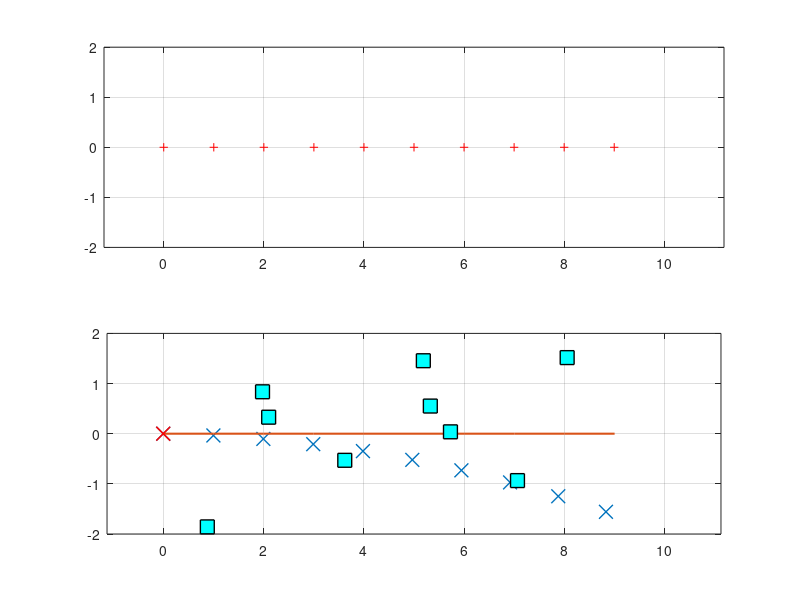

Write MATLAB code to recreate this figure. (Note: this script raises an error after producing the figure.)
clear all, close all;

x = [0:9;zeros(1,10)];

% noise of pdr
% x_pdr = x;          % no error case
h = -90;
step_length = 1;

x_pdr = zeros(2,10);
for i = 1:9
    h = h-2;
    x_pdr(1,i+1) = x_pdr(1,i) + step_length*(0*cosd(h) - 1*sind(h));
    x_pdr(2,i+1) = x_pdr(2,i) + step_length*(0*sind(h) + 1*cosd(h));    
end

% noise of wps
x_wps = x;
x_wps(1,:) = x_wps(1,:) + normrnd(0,1.5,1,10);
x_wps(2,:) = x_wps(2,:) + normrnd(0,1,1,10);
% x_wps = x_wps + normrnd(0,3,2,10);

c_loc   = [0;0]; 
c_head  = -90;
c_v     = [0;0];


delta = 0.05;
time = 0:delta:10;
for t = time
    % --    DRAW ALL ESTIMATION     --
    subplot(2,1,2)
    plot(x_pdr(1,:),x_pdr(2,:),'x','LineWidth', 1,'MarkerSize',10);
    hold on
    plot(x(1,:), x(2,:), '-','LineWidth',1.5)
    plot(x_wps(1,:),x_wps(2,:),'rs','LineWidth',1,...
                'MarkerEdgeColor','k',...
                'MarkerFaceColor','c',...
                'MarkerSize',10);
    hold off
    % --    CURRENT STATE UPDATE FROM PDR & WI-FI    --
    %       HEADING
    c_head = c_head - 0.2;
    %       VELOCITY
    if (floor(t) == t) && (floor(t)+1 <= time(end))
%         c_v = [abs(c_loc(1)-x_pdr(1,floor(t)+1)); 0];
        w1 = 1/1; w2 = 1/3;
        L = (w1*x_pdr(:,floor(t)+1) + w2*x_wps(:,floor(t)+1))/(w1+w2);
        c_v = (L - c_loc);
    end
    %       LOCATION
    c_loc = c_loc + delta*c_v;
    % --    DRAW NEXT STEP      --    
    if floor(t)+1 < time(end)
        hold on
        plot(x_wps(1,floor(t)+1),x_wps(2,floor(t)+1),'rs','LineWidth', 1, ...
            'MarkerEdgeColor','k','MarkerFaceColor','g','MarkerSize', 12);
        plot(x_pdr(1,floor(t)+1),x_pdr(2,floor(t)+1),'rx','LineWidth', 1.1,...
            'MarkerSize', 10);
        hold off
    else
        hold on
        plot(x_wps(1,end),x_wps(2,end),'rs','LineWidth', 1, ...
            'MarkerEdgeColor','k','MarkerFaceColor','g','MarkerSize', 12);
        plot(x_pdr(1,end),x_pdr(2,end),'rx','LineWidth', 1.1, 'MarkerSize', 10);
        hold off
    end
    ylim([-2, 2]);
    axis equal
    grid on
    
    subplot(2,1,1)
    plot(x(1,:),x(2,:),'+r');
%     ,'LineWidth', 1,'MarkerSize',10);
    ylim([-2, 2]);
    axis equal
    grid on
    
    
    circle(c_loc(1),c_loc(2),0.5,c_head)
    i = find(time==t);
    M(i) = getframe(gcf);
end
%%
% clf
% axes('position', [0 0 1 1])
close all
[h,w,p] = size(M(1).cdata);
hf = figure;
set(hf,'position',[150,150,w+200,h+200]);
axis off
movie(M,1);
mplay(M)
    
% while s_loc < x(end)
%     plot(x_,y,'x');
%     daspect([1 1 1])    
%     circle(1,y,0.5)
% end